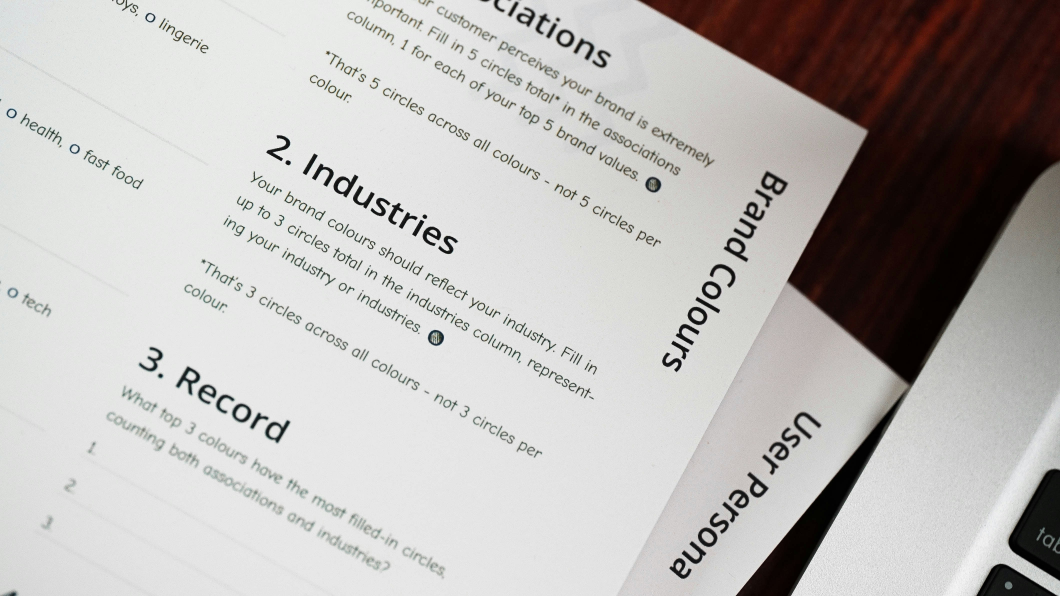
#> input picture examples/2h-media-UGPxnJsy_QQ-unsplash.jpg, 4240 x 2384 px (shown at 1/4 size)
$ python -i detect.py   (imports and definitions only)
#> lines starting #> are read from the running program, lines starting #| are printed output that depends on the picture; after the words box and inside, x2 and y2 are one past the last pixel; in counts of white or black regions, pixels touching at a corner belong together
#> further down, picture is the input picture: shape (2384, 4240, 3); mean B, G, R 182.9, 184.8, 187.6
"""Detect the four-corner outline of a document within a photo."""
import cv2


def find_document_contour(image, resize_height=500):
    """Return the 4 corner points of the largest document-like shape found
    in `image`, scaled back to the original image size. Returns None if no
    quadrilateral is found."""
#> called with resize_height = 500
    ratio = image.shape[0] / float(resize_height)
#> ratio = 4.77
    resized = cv2.resize(image, (int(image.shape[1] / ratio), resize_height))
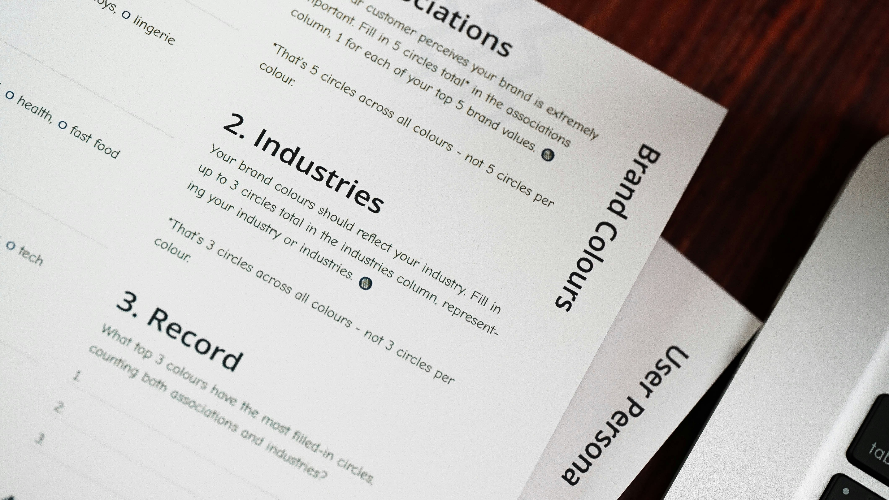
#> resized: shape (500, 889, 3); mean B, G, R 182.8, 184.7, 187.5

    gray = cv2.cvtColor(resized, cv2.COLOR_BGR2GRAY)
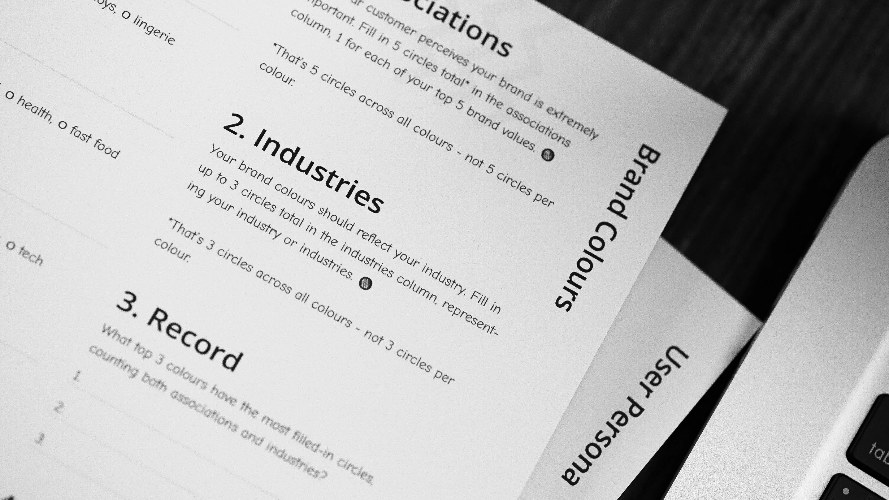
#> gray: shape (500, 889); min 0, max 255, mean 185.3
    blurred = cv2.GaussianBlur(gray, (5, 5), 0)
    edged = cv2.Canny(blurred, 50, 150)
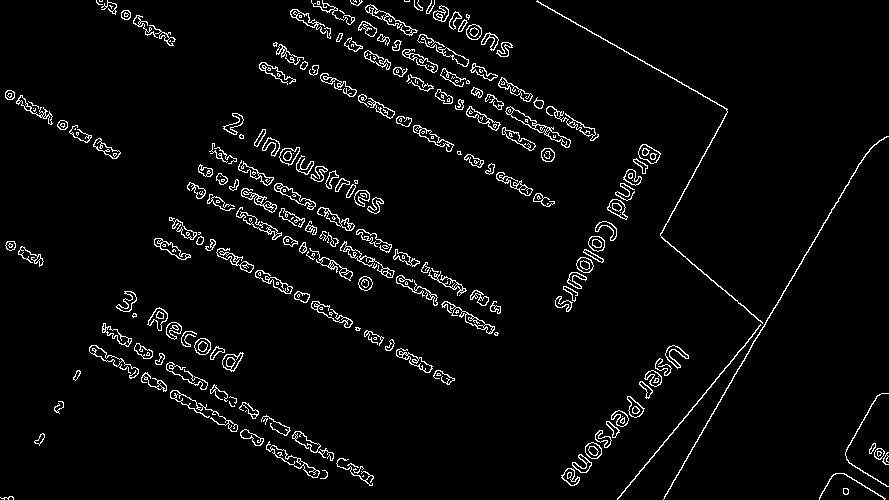
#> edged: shape (500, 889); 4.1% white in thin lines or dots
    edged = cv2.dilate(edged, None, iterations=1)
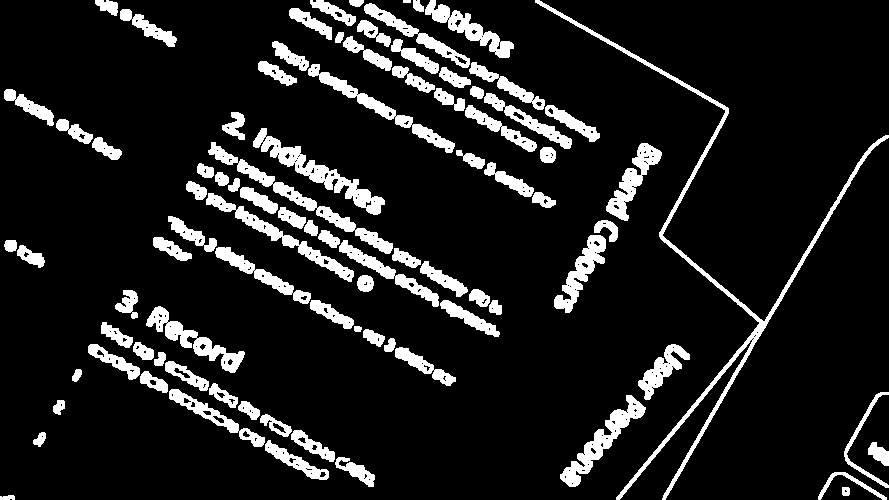
#> edged: shape (500, 889); 11.7% white; 89 white regions, largest, box (x1, y1, x2, y2) and area: (535, 0, 889, 500) 4767, (253, 128, 385, 215) 2281, (208, 142, 393, 254) 2149
    edged = cv2.erode(edged, None, iterations=1)
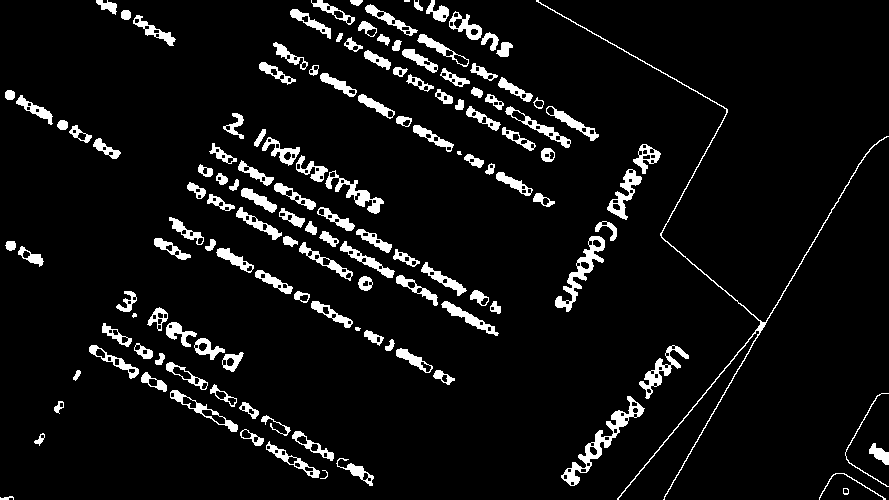
#> edged: shape (500, 889); 6.9% white; 133 white regions (4 under 20 px)

    contours, _ = cv2.findContours(edged.copy(), cv2.RETR_LIST, cv2.CHAIN_APPROX_SIMPLE)
#> contours = 391 contours, 133 with area under 20; largest, box (x1, y1, x2, y2) and area: (561, 396, 645, 486) 1215, (555, 236, 605, 312) 888, (536, 0, 889, 500) 659, (639, 345, 689, 399) 614, (170, 390, 238, 432) 582
    contours = sorted(contours, key=cv2.contourArea, reverse=True)[:5]
#> contours = 5 contours; box (x1, y1, x2, y2) and area: (561, 396, 645, 486) 1215, (555, 236, 605, 312) 888, (536, 0, 889, 500) 659, (639, 345, 689, 399) 614, (170, 390, 238, 432) 582

    for c in contours:
        perimeter = cv2.arcLength(c, True)
        approx = cv2.approxPolyDP(c, 0.02 * perimeter, True)
        if len(approx) == 4:
            return approx.reshape(4, 2) * ratio
#> this loop made 5 passes
#> perimeter on passes 1 to 5: 404.3, 328.6, 2434.7, 268, 184.3

    return None

>>> import cv2
>>> picture = cv2.imread('../examples/2h-media-UGPxnJsy_QQ-unsplash.jpg')
>>> result = find_document_contour(picture)
